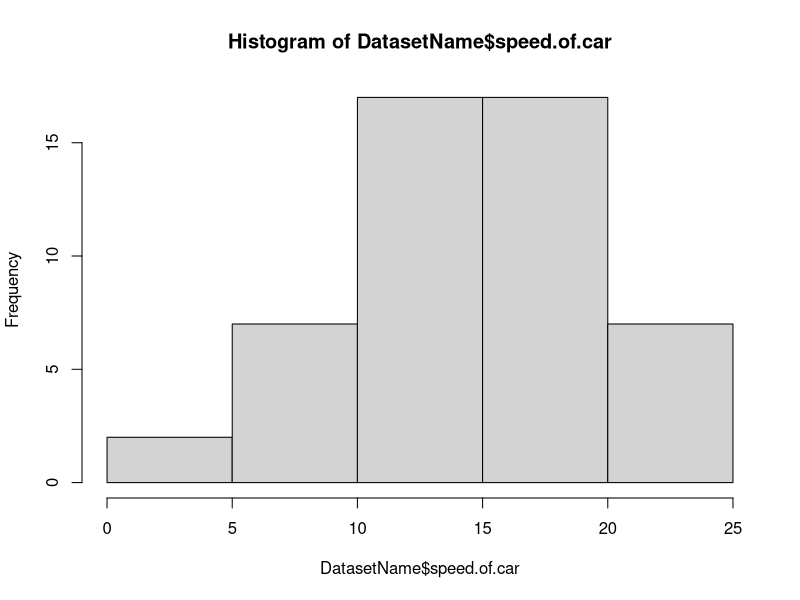
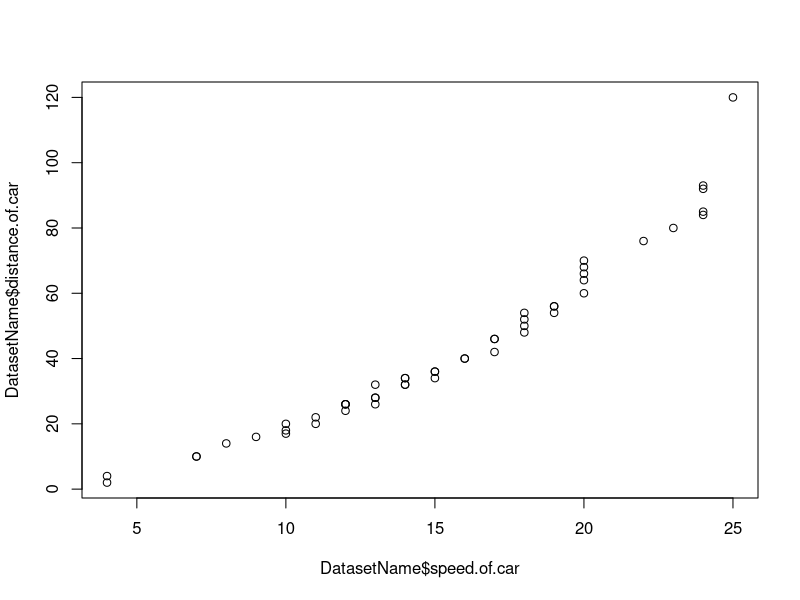
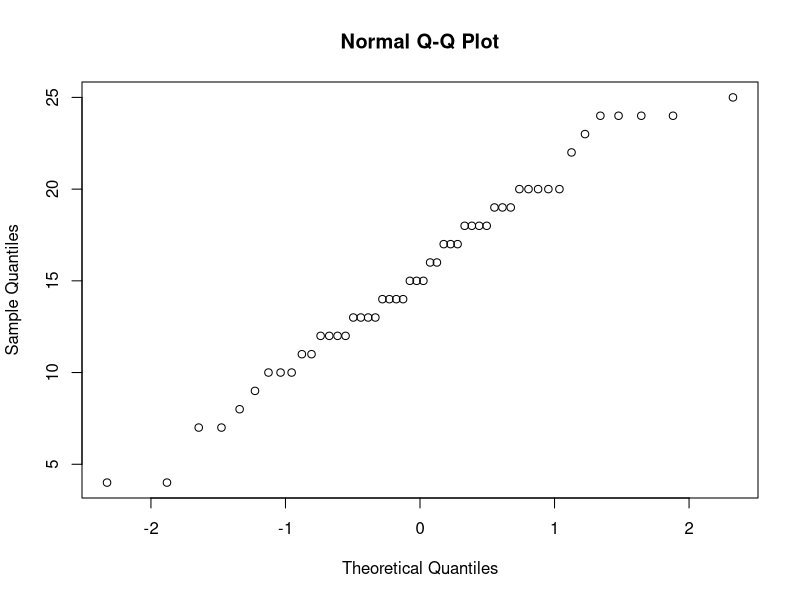

Source code (R) for these figures, in order:
#install new packages
install.packages("readr")

#load packages
library(readr)

#uploading data
DatasetName <- read.csv('cars.csv')

#getting to know the data

#List your attributes within your data set
attributes(DatasetName)

#Prints the min, max, mean, median, and quartiles of each attribute
summary(DatasetName)

#Displays the structure of your data set
str(DatasetName)

#Displays the attributes within your data set
names(DatasetName)

#Will print out the instances within that particular column of your data set
DatasetName$name.of.car

#histogram plot
hist(DatasetName$speed.of.car)

#scatter (box) plot
plot(DatasetName$speed.of.car,DatasetName$distance.of.car)

#normal quantile plot to see if data is normally distributed
qqnorm(DatasetName$speed.of.car)

#how to change data types
DatasetName$name.of.car <- as.factor(DatasetName$name.of.car)

#how to rename attributes/columns
names(DatasetName) <- c("name","speed","distance")

#check how many missing values exist
summary(DatasetName)

#or (True if missing, False if present)
is.na(DatasetName)

#how to address missing values

#Remove any observations missing data
#use this if the missing data is less than 10% o the total data 
#and compare min/max of all features with and without missing data

#If you want the rows with missing values to be dropped and omitted forever
#na.omit(DatasetName$name)

#if you want to drop rows with missing values but keep track of where they were
#na.exclude(DatasetName$name)

#if you want to replace missing values with the mean.
#be careful but it can skew the data
#DatasetName$speed[is.na(DatsetName$speed)] <- mean(DatasetName$speed,na.rm = TRUE)

#creating testing and training sets for linear regression model
#123 is a common seed for a sequence of random numbers. 
#Use the same seed number through the modeling process to use the same set of random numbers

set.seed(123)

#split the data into training and test sets
#common split is 70/30 - 70% of the data is the training set size
#30% of the data is the test set.
#80/20 is also common.

trainSize <- round(nrow(DatasetName)*0.7)
testSize <- nrow(DatasetName)-trainSize

#see how many instances will be in each set
trainSize
testSize

#create the training and test sets
training_indices <- sample(seq_len(nrow(DatasetName)),size=trainSize)
trainSet <- DatasetName[training_indices,]
testSet <- DatasetName[-training_indices,]

#Linear Regression Model
# x -- predictor variable -- independent variable (doesn't depend on other attributes while making predictions)
# y -- response variable -- dependent variable (value depends on other variables)

#for this model, speed and distance will be the variables
#trying to predict distance, so it is Y
#speed is the independent/predictor/X variable.

#linear model function
distanceModel <- lm(distance~ speed, trainSet)

#check to see if this is an optimal model
summary(distanceModel)

#metrics
#multiple r-squared - how well regression line fits the data (1 is perfect fit)

#p-value how much the independent variable/predictor affects the dependent variable/response.
#p-value > .05 mean the independent variable has no effect on the dependent variable
#p-value < .095 means the relationship is statistically significant

#Predictions
#predict the cars distances through the speed of the cars
#use the prediction function - predict()

distancePrediction <- predict(distanceModel,testSet)

#view the predictions
distancePrediction

#output of distancePrediction


